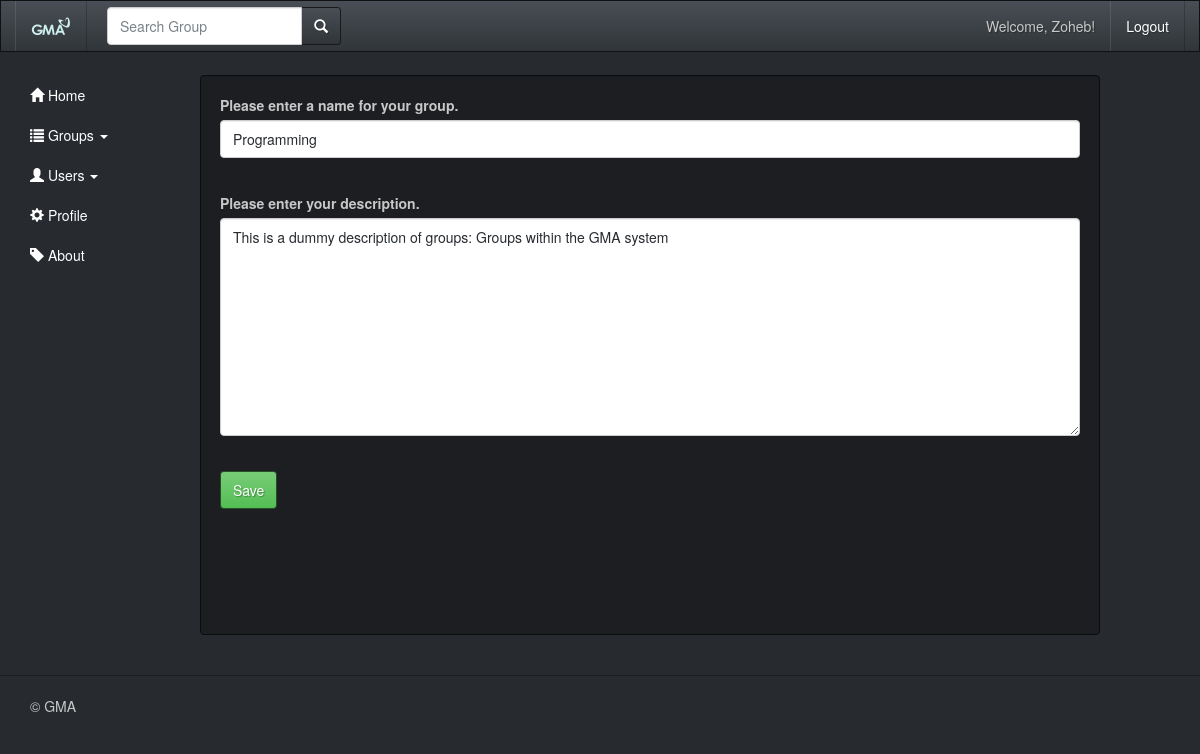
Screenshot of /edit_group/id/27/ (signed in) with the database file from the repository.
### messaging/models.py (models this page shows, shortened)
class Recipient(models.Model):
    is_group_recipient = models.BooleanField(default=False)

class Group(Recipient):
    name = models.CharField(max_length=256, unique=True)
    description = models.CharField(max_length=1024)
    owner = models.ForeignKey(User, related_name="owned_groups")
    members = models.ManyToManyField(User, related_name='messaging_groups')
    class Meta:
        ordering = ['name']

### messaging/views_groups.py (the view)
# urls.py: url(r'^edit_group/id/(?P<group_id>\w+)/$', views_groups.edit_group, name='group_edit_page'),
@login_required()
def edit_group(request, group_id):
    return alter_group(request, group_id)

### messaging/forms.py
class GroupForm(forms.ModelForm):
    name = forms.CharField(help_text="Please enter a name for your group.", widget=forms.TextInput(attrs={'class': 'form-control'}))
    description = forms.CharField(max_length=1024, help_text="Please enter your description.", widget=forms.Textarea(attrs={'class': 'form-control'}))
    class Meta:
        model = Group
        fields = ('name', 'description')

### templates/GMA/group_form.html (shortened to what this page needs)
{% extends "GMA/base_sidebar.html" %}
{% block page_block %}
    {% if group_id == -1 and created %}
        <p>You can see your groups <a class="btn btn-info" href="/owned_groups/">here</a>.</p>
    {% else %}
    <form role="form" id="group_form" method="post" action="" enctype="multipart/form-data">
        {% for field in group_form.visible_fields %}
            <label>{{ field.help_text}}</label><br/>
            <div class="form-group">{{ field }}</div><br/>
        {% endfor %}
        <input class="btn btn-success" type="submit" name="submit" value="Save" />
    </form>
    {% endif %}
{% endblock %}

### templates/GMA/base.html (shortened to what this page needs)
<!DOCTYPE html>
{% load static %}
<html>
<head>
    <link href="{% static 'css/bootstrap.css'%} " rel="stylesheet">
    <link href="{% static 'css/gma.css'%} " rel="stylesheet">
</head>
<body style="padding-top: 75px;">
<nav class="navbar navbar-fixed-top" role="navigation">
    <div class="container">
        <div class="collapse navbar-collapse" id="my_nav">
            <ul class="nav navbar-nav navbar-left">
                <li><a class="navbar-brand" href="/home/"><img src="{% static "img/GMA_light_small.png" %}" style="max-height: 100%;"/> </a></li>
                <li>
                    <form class="navbar-form" role="search" method="get" action="/group/search/">
                        <div class="input-group">
                            <input type="text" class="form-control" placeholder="Search Group" name="grp_name" />
                            <div class="input-group-btn">
                                <button class="btn btn-default" type="submit"><i class="glyphicon glyphicon-search"></i></button>
                            </div>
                        </div></form></li>
            </ul>
            <ul class="nav navbar-nav navbar-right">
                {% if user.is_authenticated %}
                    <li class="navbar-text">Welcome, {{ user.first_name }}!</li>
                    <li><a href="/logout/">Logout</a></li>
                {% else %}
                    <li><a href="/register/">Register</a></li>
                    <li><a href="/login/">Login</a></li>
                {% endif %}
            </ul>
        </div>
    </div>
</nav>
<div class="container-fluid">
    {% block body_block %}
    {% endblock %}
</div>
<hr>
<footer>
    <div class="container">
        <p>&copy; GMA</p>
    </div>
</footer>
</body>
</html>

### rows the page displays
Group: visible_fields "Programming" "This is a dummy description of groups: Groups within the GMA system"

### other values shown
{{ user.first_name }} "Zoheb"
{{ field.help_text }} "Please enter a name for your group." "Please enter your description."
